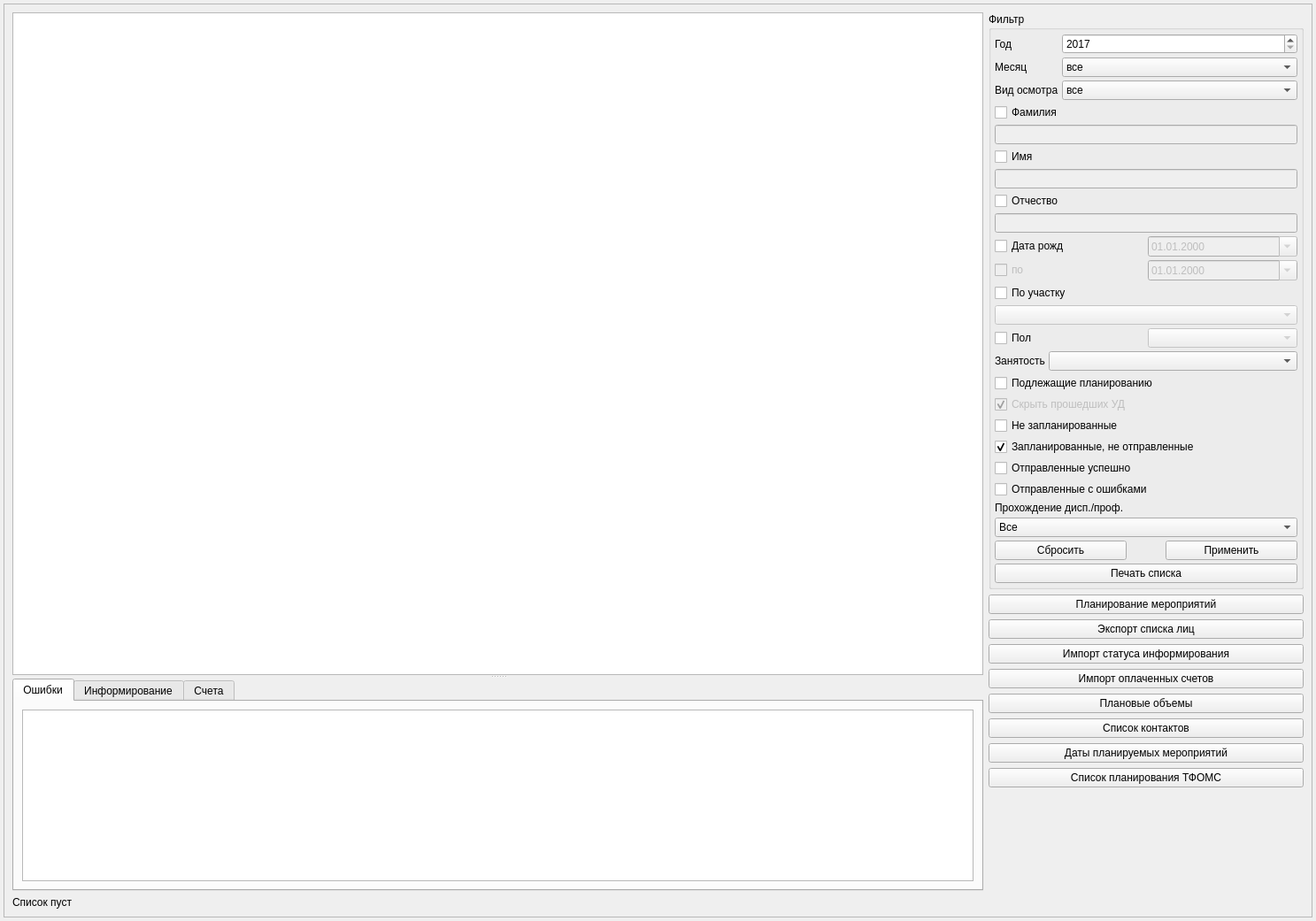
<?xml version="1.0" encoding="UTF-8"?>
<ui version="4.0">
 <class>DispExchangeProfilacticPage</class>
 <widget class="QWidget" name="DispExchangeProfilacticPage">
  <property name="geometry">
   <rect>
    <x>0</x>
    <y>0</y>
    <width>1487</width>
    <height>1041</height>
   </rect>
  </property>
  <property name="windowTitle">
   <string>Проф. мероприятия</string>
  </property>
  <layout class="QHBoxLayout" name="horizontalLayout" stretch="0">
   <property name="spacing">
    <number>4</number>
   </property>
   <property name="margin">
    <number>4</number>
   </property>
   <item>
    <widget class="QScrollArea" name="scrollArea">
     <property name="widgetResizable">
      <bool>true</bool>
     </property>
     <widget class="QWidget" name="scrollAreaWidgetContents">
      <property name="geometry">
       <rect>
        <x>0</x>
        <y>0</y>
        <width>1477</width>
        <height>1031</height>
       </rect>
      </property>
      <layout class="QHBoxLayout" name="horizontalLayout_2">
       <item>
        <widget class="QSplitter" name="splitter">
         <property name="sizePolicy">
          <sizepolicy hsizetype="Expanding" vsizetype="Expanding">
           <horstretch>1</horstretch>
           <verstretch>0</verstretch>
          </sizepolicy>
         </property>
         <property name="orientation">
          <enum>Qt::Vertical</enum>
         </property>
         <widget class="CTableView" name="tblClients">
          <property name="sizePolicy">
           <sizepolicy hsizetype="Expanding" vsizetype="Expanding">
            <horstretch>0</horstretch>
            <verstretch>1</verstretch>
           </sizepolicy>
          </property>
         </widget>
         <widget class="QWidget" name="layoutWidget">
          <layout class="QVBoxLayout" name="verticalLayout_2">
           <item>
            <widget class="QTabWidget" name="tabWidget">
             <property name="sizePolicy">
              <sizepolicy hsizetype="Expanding" vsizetype="Expanding">
               <horstretch>0</horstretch>
               <verstretch>0</verstretch>
              </sizepolicy>
             </property>
             <property name="currentIndex">
              <number>0</number>
             </property>
             <widget class="QWidget" name="tabPlanExportErrors">
              <attribute name="title">
               <string>Ошибки</string>
              </attribute>
              <layout class="QVBoxLayout" name="verticalLayout">
               <item>
                <widget class="CTableView" name="tblPlanExportErrors"/>
               </item>
              </layout>
             </widget>
             <widget class="QWidget" name="tabFactInfos">
              <attribute name="title">
               <string>Информирование</string>
              </attribute>
              <layout class="QVBoxLayout" name="verticalLayout_4">
               <item>
                <widget class="CTableView" name="tblFactInfos"/>
               </item>
              </layout>
             </widget>
             <widget class="QWidget" name="tabFactInvcs">
              <attribute name="title">
               <string>Счета</string>
              </attribute>
              <layout class="QVBoxLayout" name="verticalLayout_5">
               <item>
                <widget class="CTableView" name="tblFactInvcs"/>
               </item>
              </layout>
             </widget>
            </widget>
           </item>
           <item>
            <widget class="QLabel" name="lblClientsCount">
             <property name="text">
              <string>Список пуст</string>
             </property>
            </widget>
           </item>
          </layout>
         </widget>
        </widget>
       </item>
       <item>
        <layout class="QVBoxLayout" name="verticalLayout_3">
         <property name="sizeConstraint">
          <enum>QLayout::SetDefaultConstraint</enum>
         </property>
         <item>
          <widget class="QGroupBox" name="groupBox">
           <property name="sizePolicy">
            <sizepolicy hsizetype="Minimum" vsizetype="Fixed">
             <horstretch>0</horstretch>
             <verstretch>0</verstretch>
            </sizepolicy>
           </property>
           <property name="minimumSize">
            <size>
             <width>300</width>
             <height>0</height>
            </size>
           </property>
           <property name="title">
            <string>Фильтр</string>
           </property>
           <layout class="QVBoxLayout" name="verticalLayout_6">
            <property name="spacing">
             <number>4</number>
            </property>
            <property name="margin">
             <number>4</number>
            </property>
            <item>
             <layout class="QGridLayout" name="gridLayout">
              <item row="1" column="0">
               <widget class="QLabel" name="label_2">
                <property name="text">
                 <string>Месяц</string>
                </property>
               </widget>
              </item>
              <item row="2" column="1">
               <widget class="QComboBox" name="cmbKind">
                <item>
                 <property name="text">
                  <string>все</string>
                 </property>
                </item>
                <item>
                 <property name="text">
                  <string>диспансеризация раз в 3 года</string>
                 </property>
                </item>
                <item>
                 <property name="text">
                  <string>диспансеризация раз в 2 года</string>
                 </property>
                </item>
                <item>
                 <property name="text">
                  <string>профосмотр</string>
                 </property>
                </item>
                <item>
                 <property name="text">
                  <string>диспансеризация ежегодная</string>
                 </property>
                </item>
                <item>
                 <property name="text">
                  <string>диспансеризация углубленная (группа 1)</string>
                 </property>
                </item>
                <item>
                 <property name="text">
                  <string>диспансеризация углубленная (группа 2)</string>
                 </property>
                </item>
               </widget>
              </item>
              <item row="2" column="0">
               <widget class="QLabel" name="label_3">
                <property name="text">
                 <string>Вид осмотра</string>
                </property>
               </widget>
              </item>
              <item row="0" column="1">
               <widget class="QSpinBox" name="sbYear">
                <property name="minimum">
                 <number>2017</number>
                </property>
                <property name="maximum">
                 <number>9999</number>
                </property>
               </widget>
              </item>
              <item row="0" column="0">
               <widget class="QLabel" name="label">
                <property name="text">
                 <string>Год</string>
                </property>
               </widget>
              </item>
              <item row="1" column="1">
               <widget class="QComboBox" name="cmbMonth">
                <item>
                 <property name="text">
                  <string>все</string>
                 </property>
                </item>
                <item>
                 <property name="text">
                  <string>январь</string>
                 </property>
                </item>
                <item>
                 <property name="text">
                  <string>февраль</string>
                 </property>
                </item>
                <item>
                 <property name="text">
                  <string>март</string>
                 </property>
                </item>
                <item>
                 <property name="text">
                  <string>апрель</string>
                 </property>
                </item>
                <item>
                 <property name="text">
                  <string>май</string>
                 </property>
                </item>
                <item>
                 <property name="text">
                  <string>июнь</string>
                 </property>
                </item>
                <item>
                 <property name="text">
                  <string>июль</string>
                 </property>
                </item>
                <item>
                 <property name="text">
                  <string>август</string>
                 </property>
                </item>
                <item>
                 <property name="text">
                  <string>сентябрь</string>
                 </property>
                </item>
                <item>
                 <property name="text">
                  <string>октябрь</string>
                 </property>
                </item>
                <item>
                 <property name="text">
                  <string>ноябрь</string>
                 </property>
                </item>
                <item>
                 <property name="text">
                  <string>декабрь</string>
                 </property>
                </item>
               </widget>
              </item>
             </layout>
            </item>
            <item>
             <widget class="QCheckBox" name="chkFilterLastName">
              <property name="sizePolicy">
               <sizepolicy hsizetype="Minimum" vsizetype="Fixed">
                <horstretch>0</horstretch>
                <verstretch>0</verstretch>
               </sizepolicy>
              </property>
              <property name="text">
               <string>Фамилия</string>
              </property>
             </widget>
            </item>
            <item>
             <widget class="QLineEdit" name="edtFilterLastName">
              <property name="enabled">
               <bool>false</bool>
              </property>
              <property name="sizePolicy">
               <sizepolicy hsizetype="Minimum" vsizetype="Fixed">
                <horstretch>0</horstretch>
                <verstretch>0</verstretch>
               </sizepolicy>
              </property>
             </widget>
            </item>
            <item>
             <widget class="QCheckBox" name="chkFilterFirstName">
              <property name="sizePolicy">
               <sizepolicy hsizetype="Minimum" vsizetype="Fixed">
                <horstretch>0</horstretch>
                <verstretch>0</verstretch>
               </sizepolicy>
              </property>
              <property name="text">
               <string>Имя</string>
              </property>
             </widget>
            </item>
            <item>
             <widget class="QLineEdit" name="edtFilterFirstName">
              <property name="enabled">
               <bool>false</bool>
              </property>
              <property name="sizePolicy">
               <sizepolicy hsizetype="Minimum" vsizetype="Fixed">
                <horstretch>0</horstretch>
                <verstretch>0</verstretch>
               </sizepolicy>
              </property>
             </widget>
            </item>
            <item>
             <widget class="QCheckBox" name="chkFilterPatrName">
              <property name="sizePolicy">
               <sizepolicy hsizetype="Minimum" vsizetype="Fixed">
                <horstretch>0</horstretch>
                <verstretch>0</verstretch>
               </sizepolicy>
              </property>
              <property name="text">
               <string>Отчество</string>
              </property>
             </widget>
            </item>
            <item>
             <widget class="QLineEdit" name="edtFilterPatrName">
              <property name="enabled">
               <bool>false</bool>
              </property>
              <property name="sizePolicy">
               <sizepolicy hsizetype="Minimum" vsizetype="Fixed">
                <horstretch>0</horstretch>
                <verstretch>0</verstretch>
               </sizepolicy>
              </property>
             </widget>
            </item>
            <item>
             <layout class="QHBoxLayout" name="horizontalLayout_30" stretch="2,2">
              <item>
               <widget class="QCheckBox" name="chkFilterBirthDay">
                <property name="sizePolicy">
                 <sizepolicy hsizetype="Minimum" vsizetype="Fixed">
                  <horstretch>0</horstretch>
                  <verstretch>0</verstretch>
                 </sizepolicy>
                </property>
                <property name="text">
                 <string>Дата рожд</string>
                </property>
               </widget>
              </item>
              <item>
               <widget class="CDateEdit" name="edtFilterBirthDay">
                <property name="enabled">
                 <bool>false</bool>
                </property>
                <property name="sizePolicy">
                 <sizepolicy hsizetype="Preferred" vsizetype="Fixed">
                  <horstretch>0</horstretch>
                  <verstretch>0</verstretch>
                 </sizepolicy>
                </property>
                <property name="displayFormat">
                 <string notr="true">dd.MM.yyyy</string>
                </property>
                <property name="calendarPopup">
                 <bool>true</bool>
                </property>
               </widget>
              </item>
             </layout>
            </item>
            <item>
             <layout class="QHBoxLayout" name="horizontalLayout_29" stretch="2,2">
              <item>
               <widget class="QCheckBox" name="chkFilterEndBirthDay">
                <property name="enabled">
                 <bool>false</bool>
                </property>
                <property name="sizePolicy">
                 <sizepolicy hsizetype="Minimum" vsizetype="Fixed">
                  <horstretch>0</horstretch>
                  <verstretch>0</verstretch>
                 </sizepolicy>
                </property>
                <property name="text">
                 <string>по</string>
                </property>
               </widget>
              </item>
              <item>
               <widget class="CDateEdit" name="edtFilterEndBirthDay">
                <property name="enabled">
                 <bool>false</bool>
                </property>
                <property name="sizePolicy">
                 <sizepolicy hsizetype="Preferred" vsizetype="Fixed">
                  <horstretch>0</horstretch>
                  <verstretch>0</verstretch>
                 </sizepolicy>
                </property>
                <property name="displayFormat">
                 <string notr="true">dd.MM.yyyy</string>
                </property>
                <property name="calendarPopup">
                 <bool>true</bool>
                </property>
               </widget>
              </item>
             </layout>
            </item>
            <item>
             <widget class="QCheckBox" name="chkFilterAddressOrgStructure">
              <property name="text">
               <string>По участку</string>
              </property>
             </widget>
            </item>
            <item>
             <widget class="COrgStructureComboBox" name="cmbFilterAddressOrgStructure">
              <property name="enabled">
               <bool>false</bool>
              </property>
             </widget>
            </item>
            <item>
             <layout class="QHBoxLayout" name="horizontalLayout_28" stretch="2,2">
              <item>
               <widget class="QCheckBox" name="chkFilterSex">
                <property name="text">
                 <string>Пол</string>
                </property>
               </widget>
              </item>
              <item>
               <widget class="QComboBox" name="cmbFilterSex">
                <property name="enabled">
                 <bool>false</bool>
                </property>
                <property name="sizePolicy">
                 <sizepolicy hsizetype="Preferred" vsizetype="Fixed">
                  <horstretch>0</horstretch>
                  <verstretch>0</verstretch>
                 </sizepolicy>
                </property>
                <property name="maximumSize">
                 <size>
                  <width>16777215</width>
                  <height>16777215</height>
                 </size>
                </property>
                <item>
                 <property name="text">
                  <string/>
                 </property>
                </item>
                <item>
                 <property name="text">
                  <string>М</string>
                 </property>
                </item>
                <item>
                 <property name="text">
                  <string>Ж</string>
                 </property>
                </item>
               </widget>
              </item>
             </layout>
            </item>
            <item>
             <layout class="QHBoxLayout" name="horizontalLayout_4" stretch="0,1">
              <property name="spacing">
               <number>4</number>
              </property>
              <item>
               <widget class="QLabel" name="lblBusyness">
                <property name="text">
                 <string>Занятость</string>
                </property>
               </widget>
              </item>
              <item>
               <widget class="QComboBox" name="cmbBusyness">
                <item>
                 <property name="text">
                  <string/>
                 </property>
                </item>
                <item>
                 <property name="text">
                  <string>работающие</string>
                 </property>
                </item>
                <item>
                 <property name="text">
                  <string>неработающие</string>
                 </property>
                </item>
               </widget>
              </item>
             </layout>
            </item>
            <item>
             <widget class="QCheckBox" name="chkForPlanning">
              <property name="text">
               <string>Подлежащие планированию</string>
              </property>
              <property name="checked">
               <bool>false</bool>
              </property>
             </widget>
            </item>
            <item>
             <widget class="QCheckBox" name="chkHideUDEvents">
              <property name="enabled">
               <bool>false</bool>
              </property>
              <property name="text">
               <string>Скрыть прошедших УД</string>
              </property>
              <property name="checked">
               <bool>true</bool>
              </property>
             </widget>
            </item>
            <item>
             <widget class="QCheckBox" name="chkNotPlanned">
              <property name="text">
               <string>Не запланированные</string>
              </property>
              <property name="checked">
               <bool>false</bool>
              </property>
             </widget>
            </item>
            <item>
             <widget class="QCheckBox" name="chkNotExported">
              <property name="text">
               <string>Запланированные, не отправленные</string>
              </property>
              <property name="checked">
               <bool>true</bool>
              </property>
             </widget>
            </item>
            <item>
             <widget class="QCheckBox" name="chkExportedSuccessfully">
              <property name="text">
               <string>Отправленные успешно</string>
              </property>
              <property name="checked">
               <bool>false</bool>
              </property>
             </widget>
            </item>
            <item>
             <widget class="QCheckBox" name="chkExportedWithErrors">
              <property name="text">
               <string>Отправленные с ошибками</string>
              </property>
              <property name="checked">
               <bool>false</bool>
              </property>
             </widget>
            </item>
            <item>
             <widget class="QLabel" name="lblDispPassed">
              <property name="text">
               <string>Прохождение дисп./проф.</string>
              </property>
             </widget>
            </item>
            <item>
             <widget class="QComboBox" name="cmbDispPassed">
              <item>
               <property name="text">
                <string>Все</string>
               </property>
              </item>
              <item>
               <property name="text">
                <string>Прошедшие</string>
               </property>
              </item>
              <item>
               <property name="text">
                <string>Непрошедшие</string>
               </property>
              </item>
             </widget>
            </item>
            <item>
             <layout class="QHBoxLayout" name="horizontalLayout_3">
              <item>
               <widget class="QPushButton" name="btnResetFilter">
                <property name="text">
                 <string>Сбросить</string>
                </property>
               </widget>
              </item>
              <item>
               <spacer name="horizontalSpacer">
                <property name="orientation">
                 <enum>Qt::Horizontal</enum>
                </property>
                <property name="sizeType">
                 <enum>QSizePolicy::Minimum</enum>
                </property>
                <property name="sizeHint" stdset="0">
                 <size>
                  <width>40</width>
                  <height>20</height>
                 </size>
                </property>
               </spacer>
              </item>
              <item>
               <widget class="QPushButton" name="btnApplyFilter">
                <property name="text">
                 <string>Применить</string>
                </property>
               </widget>
              </item>
             </layout>
            </item>
            <item>
             <widget class="QPushButton" name="btnShowReport">
              <property name="text">
               <string>Печать списка</string>
              </property>
             </widget>
            </item>
           </layout>
          </widget>
         </item>
         <item>
          <widget class="QPushButton" name="btnPlanningProfilactic">
           <property name="text">
            <string>Планирование мероприятий</string>
           </property>
          </widget>
         </item>
         <item>
          <widget class="QPushButton" name="btnPutEvPlanList">
           <property name="text">
            <string>Экспорт списка лиц</string>
           </property>
          </widget>
         </item>
         <item>
          <widget class="QPushButton" name="btnGetEvFactInfos">
           <property name="text">
            <string>Импорт статуса информирования</string>
           </property>
          </widget>
         </item>
         <item>
          <widget class="QPushButton" name="btnGetEvFactInvcs">
           <property name="text">
            <string>Импорт оплаченных счетов</string>
           </property>
          </widget>
         </item>
         <item>
          <widget class="QPushButton" name="btnGetEvPlanQtys">
           <property name="text">
            <string>Плановые объемы</string>
           </property>
          </widget>
         </item>
         <item>
          <widget class="QPushButton" name="btnPutEvContacts">
           <property name="text">
            <string>Список контактов</string>
           </property>
          </widget>
         </item>
         <item>
          <widget class="QPushButton" name="btnPutEvPlanDates">
           <property name="text">
            <string>Даты планируемых мероприятий</string>
           </property>
          </widget>
         </item>
         <item>
          <widget class="QPushButton" name="btnExportedPlan">
           <property name="text">
            <string>Список планирования ТФОМС</string>
           </property>
          </widget>
         </item>
         <item>
          <spacer name="verticalSpacer">
           <property name="orientation">
            <enum>Qt::Vertical</enum>
           </property>
           <property name="sizeHint" stdset="0">
            <size>
             <width>20</width>
             <height>40</height>
            </size>
           </property>
          </spacer>
         </item>
        </layout>
       </item>
      </layout>
     </widget>
    </widget>
   </item>
  </layout>
 </widget>
 <customwidgets>
  <customwidget>
   <class>COrgStructureComboBox</class>
   <extends>QComboBox</extends>
   <header>Orgs/OrgStructComboBoxes.h</header>
  </customwidget>
  <customwidget>
   <class>CDateEdit</class>
   <extends>QDateEdit</extends>
   <header>library/DateEdit</header>
  </customwidget>
  <customwidget>
   <class>CTableView</class>
   <extends>QTableView</extends>
   <header>library/TableView.h</header>
  </customwidget>
 </customwidgets>
 <resources/>
 <connections/>
</ui>
